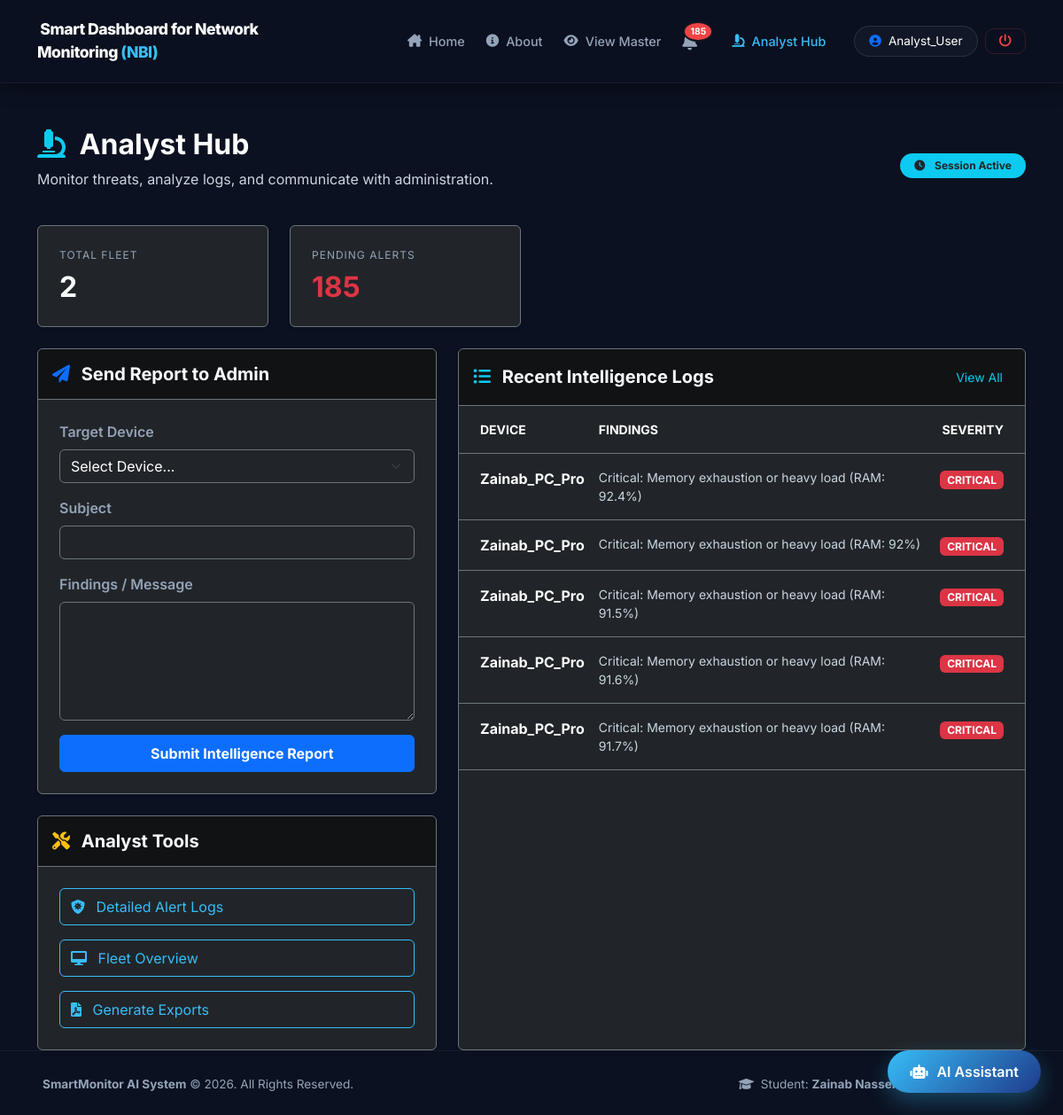
Screenshot of /analyst_dashboard.php (signed in) with the database file from the repository.
### tables this page shows
CREATE TABLE `nbi_alerts` (
  `id` int(11) NOT NULL,
  `device_id` int(11) DEFAULT NULL,
  `alert_type` varchar(100) DEFAULT NULL,
  `severity` enum('low','medium','high','critical') DEFAULT NULL,
  `description` text DEFAULT NULL,
  `is_resolved` tinyint(1) DEFAULT 0,
  `created_at` timestamp NOT NULL DEFAULT current_timestamp(),
  `is_read` tinyint(1) DEFAULT 0
);

CREATE TABLE `devices` (
  `id` int(11) NOT NULL,
  `device_name` varchar(100) NOT NULL,
  `device_ip` varchar(45) NOT NULL,
  `api_key` varchar(64) NOT NULL,
  `created_at` timestamp NOT NULL DEFAULT current_timestamp(),
  `status` enum('online','offline') DEFAULT 'offline',
  `user_id` int(11) DEFAULT 1,
  `last_seen` timestamp NULL DEFAULT NULL,
  `ip_address` varchar(45) DEFAULT NULL
);

### analyst_dashboard.php (the view, shortened to what this page needs)
<?php
include 'config/db.php';
$devices = $pdo->query("SELECT id, device_name FROM devices")->fetchAll();
$total_devices = count($devices);
$pending_alerts = $pdo->query("SELECT COUNT(*) FROM nbi_alerts WHERE is_read = 0")->fetchColumn();
$recent_alerts = $pdo->query("SELECT a.*, d.device_name FROM nbi_alerts a JOIN devices d ON a.device_id = d.id ORDER BY a.created_at DESC LIMIT 5")->fetchAll();
include 'includes/header.php';
?>
<div class="row mb-4 align-items-center">
    <div class="col-md-6">
        <h2 class="fw-bold text-white"><i class="fas fa-microscope text-info me-2"></i> Analyst Hub</h2>
        <p class="text-light-gray">Monitor threats, analyze logs, and communicate with administration.</p>
    </div>
    <div class="col-md-6 text-md-end">
        <span class="badge bg-info p-2 px-3 rounded-pill text-dark fw-bold"><i class="fas fa-clock me-2"></i> Session Active</span>
    </div>
</div>
<div class="row g-4 mb-4">
    <div class="col-md-3">
        <div class="card bg-dark border-secondary p-4 shadow-sm">
            <div class="stat-label mb-2">Total Fleet</div>
            <h2 class="fw-bold mb-0 text-white"><?php echo $total_devices; ?></h2>
        </div>
    </div>
    <div class="col-md-3">
        <div class="card bg-dark border-secondary p-4 shadow-sm">
            <div class="stat-label mb-2">Pending Alerts</div>
            <h2 class="fw-bold mb-0 text-danger"><?php echo $pending_alerts; ?></h2>
        </div>
    </div>
</div>
<div class="row g-4">
    <div class="col-md-5">
        <div class="card bg-dark border-secondary shadow-sm mb-4">
            <div class="card-header bg-black bg-opacity-50 border-secondary py-3">
                <h5 class="mb-0 fw-bold"><i class="fas fa-paper-plane text-primary me-2"></i> Send Report to Admin</h5>
            </div>
            <div class="card-body p-4">
                <form method="POST">
                    <div class="mb-3">
                        <label class="form-label">Target Device</label>
                        <select name="device_id" class="form-select bg-dark text-white border-secondary" required>
                            <option value="">Select Device...</option>
                        </select>
                    </div>
                    <div class="mb-3">
                        <label class="form-label">Subject</label>
                        <input type="text" name="subject" class="form-control bg-dark text-white border-secondary" placeholder="e.g., Anomaly detected on Node-X" required>
                    </div>
                    <div class="mb-3">
                        <label class="form-label">Findings / Message</label>
                        <textarea name="message" class="form-control bg-dark text-white border-secondary" rows="5" placeholder="Describe the findings..." required></textarea>
                    </div>
                    <button type="submit" name="send_report" class="btn btn-primary w-100 py-2 fw-bold">
                        <i class="fas fa-send me-2"></i> Submit Intelligence Report
                    </button>
                </form>
            </div>
        </div>
        <div class="card bg-dark border-secondary shadow-sm">
            <div class="card-header bg-black bg-opacity-50 border-secondary py-3">
                <h5 class="mb-0 fw-bold"><i class="fas fa-tools text-warning me-2"></i> Analyst Tools</h5>
            </div>
            <div class="card-body p-4">
                <div class="d-grid gap-3">
                    <a href="admin_alerts.php" class="btn btn-outline-info text-start py-2">
                        <i class="fas fa-shield-virus me-2"></i> Detailed Alert Logs
                    </a>
                    <a href="view_master.php" class="btn btn-outline-info text-start py-2">
                        <i class="fas fa-desktop me-2"></i> Fleet Overview
                    </a>
                    <a href="reports.php" class="btn btn-outline-info text-start py-2">
                        <i class="fas fa-file-pdf me-2"></i> Generate Exports
                    </a>
                </div>
            </div>
        </div>
    </div>
    <div class="col-md-7">
        <div class="card bg-dark border-secondary shadow-sm h-100">
            <div class="card-header bg-black bg-opacity-50 border-secondary py-3 d-flex justify-content-between align-items-center">
                <h5 class="mb-0 fw-bold"><i class="fas fa-list-ul text-info me-2"></i> Recent Intelligence Logs</h5>
                <a href="admin_alerts.php" class="btn btn-sm btn-link text-info text-decoration-none">View All</a>
            </div>
            <div class="card-body p-0">
                <div class="table-responsive">
                    <table class="table table-dark table-hover mb-0">
                        <thead>
                            <tr class="small text-muted border-secondary">
                                <th class="ps-4 py-3">DEVICE</th>
                                <th class="py-3">FINDINGS</th>
                                <th class="py-3 text-end pe-4">SEVERITY</th>
                            </tr>
                        </thead>
                        <tbody>
                            <?php foreach($recent_alerts as $ra): ?>
                            <tr class="border-secondary">
                                <td class="ps-4 py-3 fw-bold text-white"><?php echo $ra['device_name']; ?></td>
                                <td class="small text-light-gray py-3"><?php echo $ra['description']; ?></td>
                                <td class="text-end pe-4 py-3">
                                    <span class="badge bg-<?php echo ($ra['severity']=='critical'?'danger':'warning'); ?> small px-2">
                                        <?php echo strtoupper($ra['severity']); ?>
                                    </span>
                                </td>
                            </tr>
                            <?php endforeach; ?>
                        </tbody>
                    </table>
                </div>
            </div>
        </div>
    </div>
</div>
<?php include 'includes/footer.php'; ?>

### includes/header.php (shortened to what this page needs)
<!DOCTYPE html>
<html lang="en">
<head>
    <link rel="stylesheet" href="https://cdnjs.cloudflare.com/ajax/libs/font-awesome/6.0.0/css/all.min.css">
    <link href="https://cdn.jsdelivr.net/npm/bootstrap@5.3.0/dist/css/bootstrap.min.css" rel="stylesheet">
    <?php
    $unread_count = 0;
    if (isset($_SESSION['user_id'])) {
        include_once 'config/db.php';
        $stmt = $pdo->query("SELECT COUNT(*) FROM nbi_alerts WHERE is_read = 0");
        $unread_count = $stmt->fetchColumn();
    }
    ?>
</head>
<body>
<nav class="navbar navbar-expand-lg navbar-dark sticky-top">
    <div class="container">
        <a class="navbar-brand" href="index.php">
            <i class="fas fa-shield-halved text-blue-glow"></i> Smart Dashboard for Network Monitoring <span>(NBI)</span>
        </a>
        <div class="collapse navbar-collapse" id="navbarNav">
            <ul class="navbar-nav ms-auto align-items-center gap-2">
                <li class="nav-item">
                    <a class="nav-link" href="index.php"><i class="fas fa-house-chimney"></i> Home</a>
                </li>
                <li class="nav-item">
                    <a class="nav-link" href="about.php"><i class="fas fa-circle-info"></i> About</a>
                </li>
                <?php if(isset($_SESSION['user_id'])): ?>
                    <li class="nav-item">
                        <a class="nav-link" href="view_master.php">
                            <i class="fas fa-eye"></i> View Master
                        </a>
                    </li>
                    <li class="nav-item">
                        <a class="nav-link notification-bell" href="admin_alerts.php">
                            <i class="fas fa-bell"></i>
                            <?php if($unread_count > 0): ?>
                                <span class="badge-notify"><?php echo $unread_count; ?></span>
                            <?php endif; ?>
                        </a>
                    </li>
                    <?php if($_SESSION['role'] === 'analyst'): ?>
                        <li class="nav-item">
                            <a class="nav-link text-info active" href="analyst_dashboard.php">
                                <i class="fas fa-microscope"></i> Analyst Hub
                            </a>
                        </li>
                    <?php endif; ?>
                    <li class="nav-item ms-lg-3">
                        <span class="user-pill">
                            <i class="fas fa-circle-user text-primary"></i>
                            <?php echo htmlspecialchars($_SESSION['username']); ?>
                        </span>
                    </li>
                    <li class="nav-item">
                        <a class="nav-link logout-btn" href="logout.php">
                            <i class="fas fa-power-off"></i>
                        </a>
                    </li>
                <?php endif; ?>
            </ul>
        </div>
    </div>
</nav>
<div class="container content-area">

### includes/footer.php (shortened to what this page needs)
</div> </div>
<footer class="smart-footer py-4 mt-auto">
    <div class="container-fluid px-5">
        <div class="row align-items-center">
            <div class="col-md-6 text-center text-md-start">
                <span class="footer-text">
                    <strong>SmartMonitor AI System</strong> &copy; 2026. All Rights Reserved.
                </span>
            </div>
            <div class="col-md-6 text-center text-md-end">
                <span class="footer-text">
                    <i class="fas fa-graduation-cap me-1"></i>
                    Student: <strong>Zainab Nasser ALhdidi</strong> | ID: 2110072
                </span>
            </div>
        </div>
    </div>
</footer>
<div id="chat-widget" class="smart-chat-widget">
    <button onclick="toggleChat()" class="chat-toggle-btn">
        <i class="fas fa-robot"></i>
        <span>AI Assistant</span>
    </button>
</div>
</body>
</html>

### includes/header.php (style rules this page uses)
:root { --nav-bg: rgba(11, 17, 32, 0.95); --accent-blue: #38bdf8; --accent-green: #22c55e; --danger-red: #ef4444; --text-gray: #94a3b8; }
body { background-color: #0b1120; margin: 0; font-family: 'Inter', sans-serif; color: #f8fafc; }
.navbar { background-color: var(--nav-bg) !important; padding: 15px 0; backdrop-filter: blur(10px); border-bottom: 1px solid rgba(255, 255, 255, 0.05); box-shadow: 0 4px 20px rgba(0,0,0,0.4); }
.navbar-brand { font-weight: 800; color: #fff !important; font-size: 1.1rem; letter-spacing: -0.5px; white-space: normal; max-width: 300px; }
.navbar-brand span { color: var(--accent-blue); }
.nav-link { color: var(--text-gray) !important; font-size: 0.9rem; font-weight: 500; transition: 0.3s; display: flex; align-items: center; gap: 8px; }
.nav-link:hover, .nav-link.active { color: var(--accent-blue) !important; }
.notification-bell { position: relative; margin-right: 15px; font-size: 1.2rem; color: var(--text-gray); transition: 0.3s; }
.badge-notify { position: absolute; top: -5px; right: -10px; background-color: var(--danger-red); color: white; border-radius: 50%; padding: 2px 6px; font-size: 0.65rem; font-weight: 700; border: 2px solid var(--nav-bg); }
.user-pill { background: rgba(255, 255, 255, 0.03); color: #fff; padding: 6px 16px; border-radius: 50px; font-size: 0.85rem; border: 1px solid rgba(255, 255, 255, 0.1); display: flex; align-items: center; gap: 8px; }
.logout-btn { color: var(--danger-red) !important; border: 1px solid rgba(239, 68, 68, 0.2) !important; border-radius: 10px; padding: 6px 15px !important; transition: 0.3s; }
.content-area { padding-top: 50px; min-height: 85vh; }

### analyst_dashboard.php (style rules this page uses)
.text-light-gray { color: #cbd5e1 !important; }
.card-header h5 { color: #f8fafc !important; }
.form-label { color: #94a3b8 !important; font-weight: 600; }
.stat-label { color: #94a3b8 !important; text-transform: uppercase; font-size: 0.75rem; letter-spacing: 1px; }
.btn-outline-info { color: #38bdf8 !important; border-color: #38bdf8 !important; }

### includes/footer.php (style rules this page uses)
.smart-footer { background: #0b1120; border-top: 1px solid rgba(255, 255, 255, 0.05); }
.footer-text { color: #94a3b8; font-size: 0.85rem; }
.smart-chat-widget { position: fixed; bottom: 25px; right: 25px; z-index: 9999; font-family: 'Inter', sans-serif; }
.chat-toggle-btn { padding: 12px 25px; border-radius: 50px; background: linear-gradient(135deg, #38bdf8, #1e3a8a); color: white; border: none; cursor: pointer; box-shadow: 0 10px 25px rgba(56, 189, 248, 0.3); font-weight: 600; display: flex; align-items: center; gap: 10px; transition: 0.3s; }

### rows the page displays
nbi_alerts: device.device_name "Zainab_PC_Pro", description "Critical: Memory exhaustion or heavy load (RAM: 92.4%)", severity "CRITICAL"
nbi_alerts: device.device_name "Zainab_PC_Pro", description "Critical: Memory exhaustion or heavy load (RAM: 92%)", severity "CRITICAL"
nbi_alerts: device.device_name "Zainab_PC_Pro", description "Critical: Memory exhaustion or heavy load (RAM: 91.5%)", severity "CRITICAL"
nbi_alerts: device.device_name "Zainab_PC_Pro", description "Critical: Memory exhaustion or heavy load (RAM: 91.6%)", severity "CRITICAL"
nbi_alerts: device.device_name "Zainab_PC_Pro", description "Critical: Memory exhaustion or heavy load (RAM: 91.7%)", severity "CRITICAL"

### other values shown
$unread_count "185"
$_SESSION['username'] "Analyst_User"
$total_devices "2"
$pending_alerts "185"
